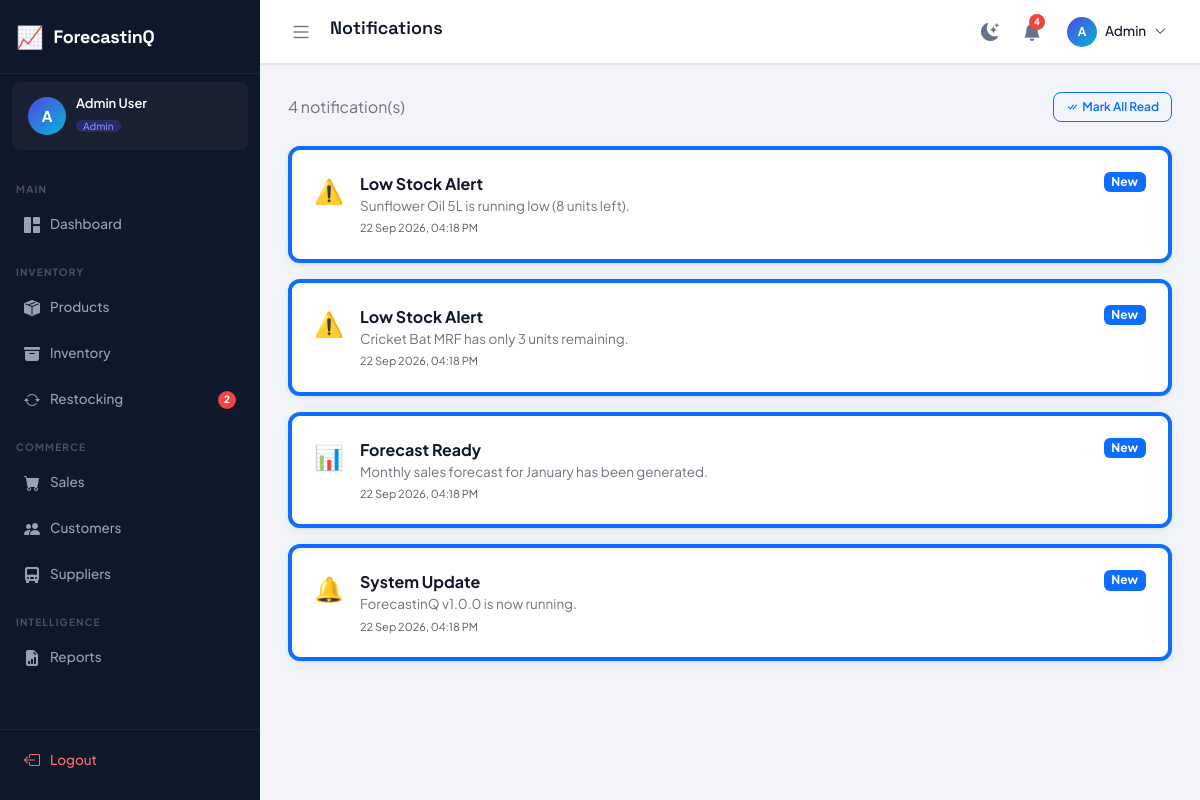
Screenshot of /notifications/ (signed in) with the database file from the repository.
### tables this page shows
CREATE TABLE notifications (
    id INTEGER PRIMARY KEY AUTOINCREMENT,
    user_id INTEGER,
    type VARCHAR(20) NOT NULL CHECK(type IN ('low_stock','out_of_stock','forecast','sales_target','system')),
    title VARCHAR(200) NOT NULL,
    message TEXT,
    is_read INTEGER DEFAULT 0,
    created_at TIMESTAMP DEFAULT CURRENT_TIMESTAMP,
    FOREIGN KEY (user_id) REFERENCES users(id) ON DELETE CASCADE
);

### blueprints/notifications.py (the view)
@bp.route("/")
@login_required
def index():
    user = get_current_user()
    if request.args.get("mark_all"):
        dbQuery("UPDATE notifications SET is_read=1 WHERE user_id=?", (user["id"],))
        return redirect(url_for("notifications.index"))
    notifications = dbFetchAll(
        "SELECT * FROM notifications WHERE user_id=? ORDER BY created_at DESC", (user["id"],)
    )
    icon_map = {"low_stock": "⚠️", "out_of_stock": "🚨", "forecast": "📊", "sales_target": "🎯", "system": "🔔"}
    for n in notifications:
        n["icon"] = icon_map.get(n["type"], "🔔")
    return render_template(
        "notifications/index.html",
        page_title="Notifications", active_menu="notifications",
        notifications_list=notifications,
    )

### db.py (called while the page is built)
def get_db():
    if "db" not in g:
        g.db = sqlite3.connect(current_app.config["DATABASE_PATH"])
        g.db.row_factory = sqlite3.Row
        g.db.execute("PRAGMA foreign_keys = ON")
    return g.db

def _row_to_dict(row):
    return dict(row) if row is not None else None

def dbFetchAll(sql, params=()):
    cur = get_db().execute(sql, params)
    return [dict(r) for r in cur.fetchall()]

def dbFetchOne(sql, params=()):
    cur = get_db().execute(sql, params)
    row = cur.fetchone()
    return _row_to_dict(row)

### utils.py (called while the page is built)
def is_logged_in() -> bool:
    return bool(session.get("user_id"))

def get_current_user() -> dict:
    return {
        "id": session.get("user_id", 0),
        "name": session.get("user_name", ""),
        "email": session.get("user_email", ""),
        "role": session.get("user_role", ""),
        "username": session.get("username", ""),
    }

def login_required(view):
    @wraps(view)
    def wrapped(*args, **kwargs):
        if not is_logged_in():
            return redirect(url_for("auth.login"))
        return view(*args, **kwargs)
    return wrapped

def format_datetime(value) -> str:
    if not value:
        return ""
    dt = _to_datetime(value)
    return dt.strftime("%d %b %Y, %I:%M %p") if dt else str(value)

def _to_datetime(value):
    if isinstance(value, (datetime, date)):
        return value
    if not isinstance(value, str):
        return None
    for fmt in ("%Y-%m-%d %H:%M:%S", "%Y-%m-%d", "%Y-%m-%dT%H:%M:%S"):
        try:
            return datetime.strptime(value, fmt)
        except ValueError:
            continue
    return None

def get_unread_notifications():
    user = get_current_user()
    return dbFetchAll(
        "SELECT * FROM notifications WHERE user_id = ? AND is_read = 0 ORDER BY created_at DESC LIMIT 10",
        (user["id"],),
    )

def get_notification_count() -> int:
    user = get_current_user()
    row = dbFetchOne(
        "SELECT COUNT(*) AS cnt FROM notifications WHERE user_id = ? AND is_read = 0",
        (user["id"],),
    )
    return int(row["cnt"]) if row else 0

def get_low_stock_count() -> int:
    row = dbFetchOne(
        "SELECT COUNT(*) AS cnt FROM products WHERE stock_quantity <= min_stock_level AND status='active'"
    )
    return int(row["cnt"]) if row else 0

### templates/notifications/index.html
{% extends "base.html" %}
{% block content %}
<div class="d-flex align-items-center justify-content-between mb-4">
    <span class="text-secondary">{{ notifications_list|length }} notification(s)</span>
    <a href="?mark_all=1" class="btn btn-sm btn-outline-primary"><i class="bi bi-check-all me-1"></i>Mark All Read</a>
</div>
<div class="d-flex flex-column gap-3">
{% if not notifications_list %}
    <div class="empty-state"><i class="bi bi-bell-slash"></i><p>No notifications yet.</p></div>
{% else %}
{% for n in notifications_list %}
    <div class="stat-card {{ '' if n.is_read else 'border-start border-4 border-primary' }}" style="--card-color:transparent;">
        <div class="d-flex align-items-start gap-3">
            <span style="font-size:24px;">{{ n.icon }}</span>
            <div class="flex-grow-1">
                <div class="fw-700">{{ n.title }}</div>
                <div class="text-secondary" style="font-size:13.5px;">{{ n.message }}</div>
                <div class="text-muted" style="font-size:11px;margin-top:4px;">{{ fmt_datetime(n.created_at) }}</div>
            </div>
            {% if not n.is_read %}
            <span class="badge bg-primary" style="height:fit-content;">New</span>
            {% endif %}
        </div>
    </div>
{% endfor %}
{% endif %}
</div>
{% endblock %}

### static/css/app.css (style rules this page uses)
:root { --primary: #4f46e5; --primary-dark: #3730a3; --primary-light: #818cf8; --accent: #06b6d4; --success: #10b981; --warning: #f59e0b; --danger: #ef4444; --info: #3b82f6; --bg: #f1f5f9; --surface: #ffffff; --surface-2: #f8fafc; --border: #e2e8f0; --border-light: #f1f5f9; --text-primary: #0f172a; --text-secondary:#64748b; --text-muted: #94a3b8; --sidebar-bg: #0f172a; --sidebar-text: #94a3b8; --sidebar-active:#4f46e5; --sidebar-hover: rgba(255,255,255,0.07); --sidebar-width: 260px; --topbar-bg: #ffffff; --topbar-height: 64px; --radius: 12px; --radius-sm: 8px; --radius-lg: 16px; --shadow: 0 1px 3px rgba(0,0,0,0.08), 0 4px 16px rgba(0,0,0,0.04); --shadow-md: 0 4px 24px rgba(0,0,0,0.10); --font-main: 'Plus Jakarta Sans', sans-serif; --font-head: 'Space Grotesk', sans-serif; --transition: 0.22s cubic-bezier(0.4,0,0.2,1); }
*, *::before, *::after { box-sizing: border-box; margin: 0; padding: 0; }
html { scroll-behavior: smooth; }
body { font-family: var(--font-main); background: var(--bg); color: var(--text-primary); display: flex; min-height: 100vh; overflow-x: hidden; transition: background var(--transition), color var(--transition); }
.stat-card { background: var(--surface); border: 1px solid var(--border); border-radius: var(--radius); padding: 22px; box-shadow: var(--shadow); transition: transform var(--transition), box-shadow var(--transition); position: relative; overflow: hidden; }
.stat-card::after { content: ''; position: absolute; top: 0; left: 0; right: 0; height: 3px; background: var(--card-color, var(--primary)); }
.btn { border-radius: var(--radius-sm); font-weight: 600; font-family: var(--font-main); font-size: 13.5px; transition: all var(--transition); }
.btn-sm { font-size: 12px; padding: 5px 12px; }
.fw-700 { font-weight: 700; }

### rows the page displays
notifications: icon "⚠️", title "Low Stock Alert", message "Sunflower Oil 5L is running low (8 units left).", created_at "22 Sep 2026, 04:18 PM", is_read "New"
notifications: icon "⚠️", title "Low Stock Alert", message "Cricket Bat MRF has only 3 units remaining.", created_at "22 Sep 2026, 04:18 PM", is_read "New"
notifications: icon "📊", title "Forecast Ready", message "Monthly sales forecast for January has been generated.", created_at "22 Sep 2026, 04:18 PM", is_read "New"
notifications: icon "🔔", title "System Update", message "ForecastinQ v1.0.0 is now running.", created_at "22 Sep 2026, 04:18 PM", is_read "New"

### other values shown
{{ app_name }} "ForecastinQ"
{{ (current_user.name or '?')[0]|upper }} "A"
{{ current_user.name }} "Admin User"
{{ current_user.role|capitalize }} "Admin"
{{ low_stock_count }} "2"
{{ page_title|default('Dashboard') }} "Notifications"
{{ notif_count }} "4"
{{ current_user.name.split(' ')[0] if current_user.name else '' }} "Admin"
{{ notifications_list|length }} "4"
